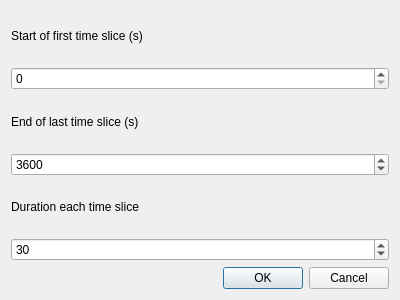
<?xml version="1.0" encoding="UTF-8"?>
<ui version="4.0">
 <class>event_dialog</class>
 <widget class="QDialog" name="event_dialog">
  <property name="windowModality">
   <enum>Qt::ApplicationModal</enum>
  </property>
  <property name="geometry">
   <rect>
    <x>0</x>
    <y>0</y>
    <width>400</width>
    <height>300</height>
   </rect>
  </property>
  <property name="windowTitle">
   <string>Event mode</string>
  </property>
  <layout class="QGridLayout" name="gridLayout">
   <item row="0" column="0">
    <widget class="QLabel" name="label_2">
     <property name="text">
      <string>Start of first time slice (s)</string>
     </property>
    </widget>
   </item>
   <item row="1" column="0">
    <widget class="QSpinBox" name="start"/>
   </item>
   <item row="2" column="0">
    <widget class="QLabel" name="label_3">
     <property name="text">
      <string>End of last time slice (s)</string>
     </property>
    </widget>
   </item>
   <item row="3" column="0">
    <widget class="QSpinBox" name="stop">
     <property name="maximum">
      <number>36000</number>
     </property>
     <property name="singleStep">
      <number>5</number>
     </property>
     <property name="value">
      <number>3600</number>
     </property>
    </widget>
   </item>
   <item row="4" column="0">
    <widget class="QLabel" name="label_4">
     <property name="text">
      <string>Duration each time slice</string>
     </property>
    </widget>
   </item>
   <item row="5" column="0">
    <widget class="QSpinBox" name="duration">
     <property name="maximum">
      <number>3600</number>
     </property>
     <property name="singleStep">
      <number>5</number>
     </property>
     <property name="value">
      <number>30</number>
     </property>
    </widget>
   </item>
   <item row="6" column="0">
    <widget class="QDialogButtonBox" name="buttonBox">
     <property name="orientation">
      <enum>Qt::Horizontal</enum>
     </property>
     <property name="standardButtons">
      <set>QDialogButtonBox::Cancel|QDialogButtonBox::Ok</set>
     </property>
    </widget>
   </item>
  </layout>
 </widget>
 <resources/>
 <connections>
  <connection>
   <sender>buttonBox</sender>
   <signal>accepted()</signal>
   <receiver>event_dialog</receiver>
   <slot>accept()</slot>
   <hints>
    <hint type="sourcelabel">
     <x>248</x>
     <y>254</y>
    </hint>
    <hint type="destinationlabel">
     <x>157</x>
     <y>274</y>
    </hint>
   </hints>
  </connection>
  <connection>
   <sender>buttonBox</sender>
   <signal>rejected()</signal>
   <receiver>event_dialog</receiver>
   <slot>reject()</slot>
   <hints>
    <hint type="sourcelabel">
     <x>316</x>
     <y>260</y>
    </hint>
    <hint type="destinationlabel">
     <x>286</x>
     <y>274</y>
    </hint>
   </hints>
  </connection>
 </connections>
</ui>
